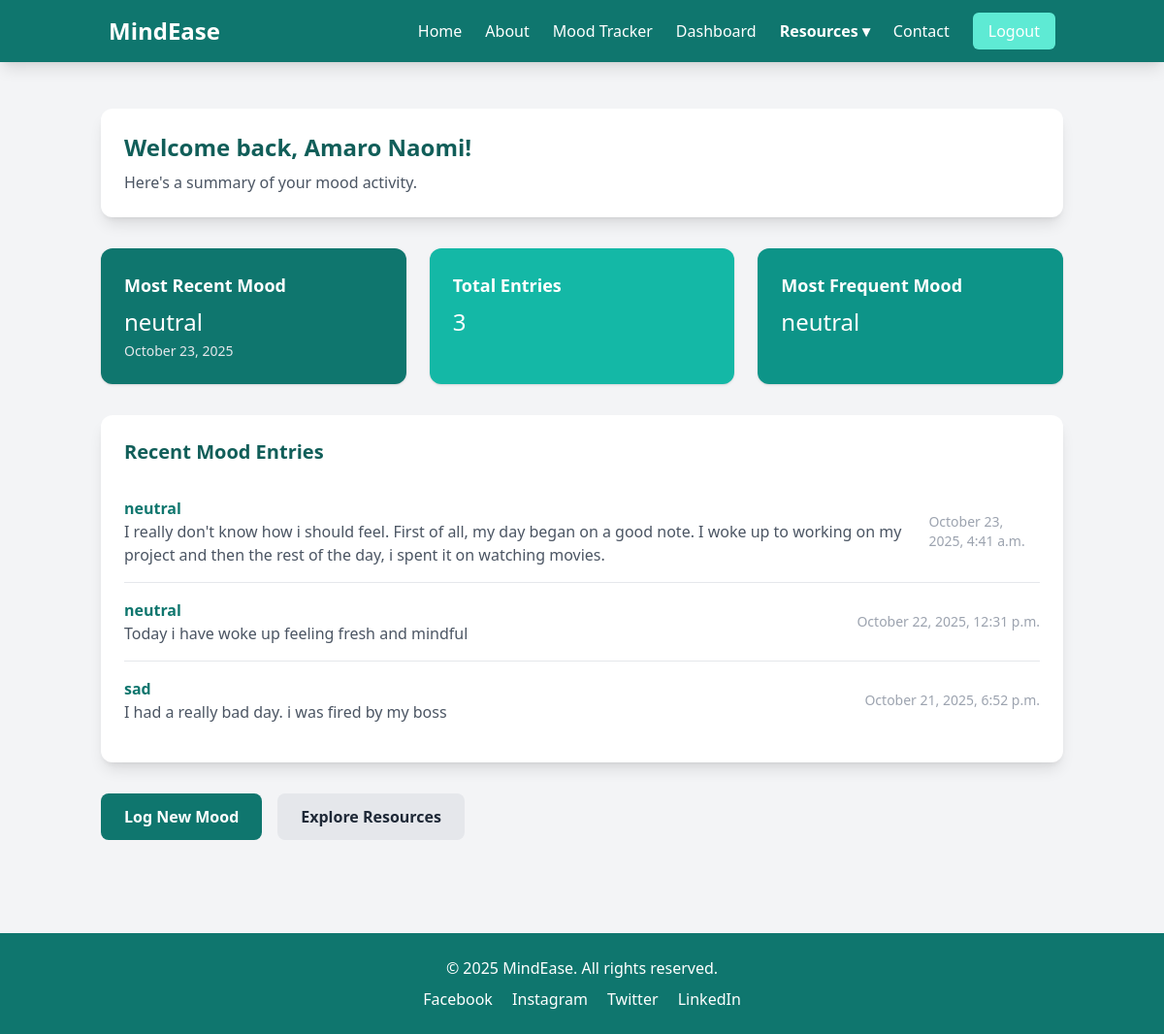
/tracker/dashboard/ (signed in), run on the app's committed database.
### users/models.py (models this page shows, shortened)
class CustomUser(AbstractBaseUser, PermissionsMixin):
    email = models.EmailField(unique=True)
    full_name = models.CharField(max_length=100)
    is_active = models.BooleanField(default=True)
    is_staff = models.BooleanField(default=False)
    objects = CustomUserManager()
    USERNAME_FIELD = 'email'
    REQUIRED_FIELDS = ['full_name']

### tracker/models.py (models this page shows, shortened)
class MoodEntry(models.Model):
    MOOD_CHOICES = [
        ('happy', 'Happy'),
        ('sad', 'Sad'),
        ('anxious', 'Anxious'),
        ('neutral', 'Neutral'),
        ('angry', 'Angry'),
    ]
    user = models.ForeignKey(settings.AUTH_USER_MODEL, on_delete=models.CASCADE)
    mood = models.CharField(max_length=20, choices=MOOD_CHOICES)
    note = models.TextField(blank=True, null=True)  # optional comment
    created_at = models.DateTimeField(auto_now_add=True)

### tracker/views.py (the view)
# urls.py: path('dashboard/', views.dashboard, name='dashboard'),
@login_required
def dashboard(request):
    entries = MoodEntry.objects.filter(user=request.user).order_by('-created_at')
    latest_mood = entries.first() if entries.exists() else None
    total_entries = entries.count()
    frequent_mood_data = (
        entries.values('mood')
        .annotate(count=Count('mood'))
        .order_by('-count')
        .first()
    )
    frequent_mood = frequent_mood_data['mood'] if frequent_mood_data else None
    recent_entries = entries[:5]
    import datetime
    year = datetime.datetime.now().year
    context = {
        'latest_mood': latest_mood,
        'total_entries': total_entries,
        'frequent_mood': frequent_mood,
        'recent_entries': recent_entries,
        'year': year,
    }
    return render(request, 'dashboard.html', context)

### tracker/templates/dashboard.html (shortened to what this page needs)
<!DOCTYPE html>
<html lang="en">
<head>
  <script src="https://cdn.tailwindcss.com"></script>
</head>
<body class="bg-gray-100 flex flex-col min-h-screen">
 <nav class="bg-teal-700 text-white shadow-lg">
  <div class="container mx-auto flex justify-between items-center py-4 px-6">
    <a href="{% url 'index' %}" class="font-bold text-2xl">MindEase</a>
    <ul class="flex space-x-6 items-center">
      <li><a href="{% url 'homePage' %}" class="hover:text-teal-200">Home</a></li>
      <li><a href="{% url 'about' %}" class="hover:text-teal-200">About</a></li>
      <li><a href="{% url 'log_mood' %}" class="hover:text-teal-200">Mood Tracker</a></li>
      <li><a href="{% url 'dashboard' %}" class="hover:text-teal-200">Dashboard</a></li>
      <li class="relative group">
        <a href="#" class="hover:text-teal-200 font-semibold">Resources ▾</a>
      </li>
      <li><a href="{% url 'contact' %}" class="hover:text-teal-200">Contact</a></li>
      <li>
        <a href="{% url 'logout' %}" class="bg-teal-300 text-white px-4 py-2 rounded-md hover:bg-teal-400 transition">Logout</a>
      </li>
    </ul>
  </div>
</nav>
  <main class="container mx-auto my-12 px-4 flex-1">
    <div class="bg-white rounded-xl shadow-lg p-6 mb-8">
      <h2 class="text-2xl font-bold text-teal-800">Welcome back, {{ user.full_name }}!</h2>
      <p class="text-gray-600 mt-2">Here's a summary of your mood activity.</p>
    </div>
    <div class="grid md:grid-cols-3 gap-6 mb-8">
      <div class="bg-teal-700 text-white rounded-xl p-6 shadow">
        <h3 class="text-lg font-semibold">Most Recent Mood</h3>
        {% if latest_mood %}
        <p class="text-2xl mt-2">{{ latest_mood.mood }}</p>
        <p class="text-gray-200 mt-1 text-sm">{{ latest_mood.created_at|date:"F j, Y" }}</p>
        {% else %}
        <p class="text-gray-200 mt-2">No entries yet</p>
        {% endif %}
      </div>
      <div class="bg-teal-500 text-white rounded-xl p-6 shadow">
        <h3 class="text-lg font-semibold">Total Entries</h3>
        <p class="text-2xl mt-2">{{ total_entries }}</p>
      </div>
      <div class="bg-teal-600 text-white rounded-xl p-6 shadow">
        <h3 class="text-lg font-semibold">Most Frequent Mood</h3>
        {% if frequent_mood %}
        <p class="text-2xl mt-2">{{ frequent_mood }}</p>
        {% else %}
        <p class="text-gray-200 mt-2">N/A</p>
        {% endif %}
      </div>
    </div>
    <div class="bg-white rounded-xl shadow-lg p-6 mb-8">
      <h3 class="text-xl font-bold text-teal-800 mb-4">Recent Mood Entries</h3>
      {% if recent_entries %}
      <ul class="divide-y divide-gray-200">
        {% for entry in recent_entries %}
        <li class="py-4 flex justify-between items-center">
          <div>
            <p class="font-semibold text-teal-700">{{ entry.mood }}</p>
            {% if entry.note %}
            <p class="text-gray-600">{{ entry.note }}</p>
            {% endif %}
          </div>
          <p class="text-gray-400 text-sm">{{ entry.created_at|date:"F j, Y, g:i a" }}</p>
        </li>
        {% endfor %}
      </ul>
      {% else %}
      <p class="text-gray-500">You have no mood entries yet.</p>
      {% endif %}
    </div>
    <div class="flex flex-col md:flex-row gap-4 mb-12">
      <a href="{% url 'log_mood' %}" class="bg-teal-700 hover:bg-teal-800 text-white font-bold py-3 px-6 rounded-lg text-center">
        Log New Mood
      </a>
      <a href="{% url 'resources' %}" class="bg-gray-200 hover:bg-gray-300 text-gray-800 font-bold py-3 px-6 rounded-lg text-center">
        Explore Resources
      </a>
    </div>
  </main>
  <footer class="bg-teal-700 text-white mt-auto py-6">
    <div class="container mx-auto px-4 text-center">
      <p>&copy; {{ year }} MindEase. All rights reserved.</p>
      <div class="mt-2 space-x-4">
        <a href="#" class="hover:text-gray-200">Facebook</a>
        <a href="#" class="hover:text-gray-200">Instagram</a>
        <a href="#" class="hover:text-gray-200">Twitter</a>
        <a href="#" class="hover:text-gray-200">LinkedIn</a>
      </div>
    </div>
  </footer>
</body>
</html>

### data on the page
CustomUser: full_name "Amaro Naomi"
MoodEntry: mood "neutral", created_at "October 23, 2025", note "I really don't know how i should feel. First of all, my day began on a good note. I woke up to working on my project and then the rest of the day, i spent it on watching movies.", created_at "October 23, 2025, 4:41 a.m."
MoodEntry: mood "neutral", note "Today i have woke up feeling fresh and mindful", created_at "October 22, 2025, 12:31 p.m."
MoodEntry: mood "sad", note "I had a really bad day. i was fired by my boss", created_at "October 21, 2025, 6:52 p.m."

### other printed values
{{ total_entries }} "3"
{{ frequent_mood }} "neutral"
